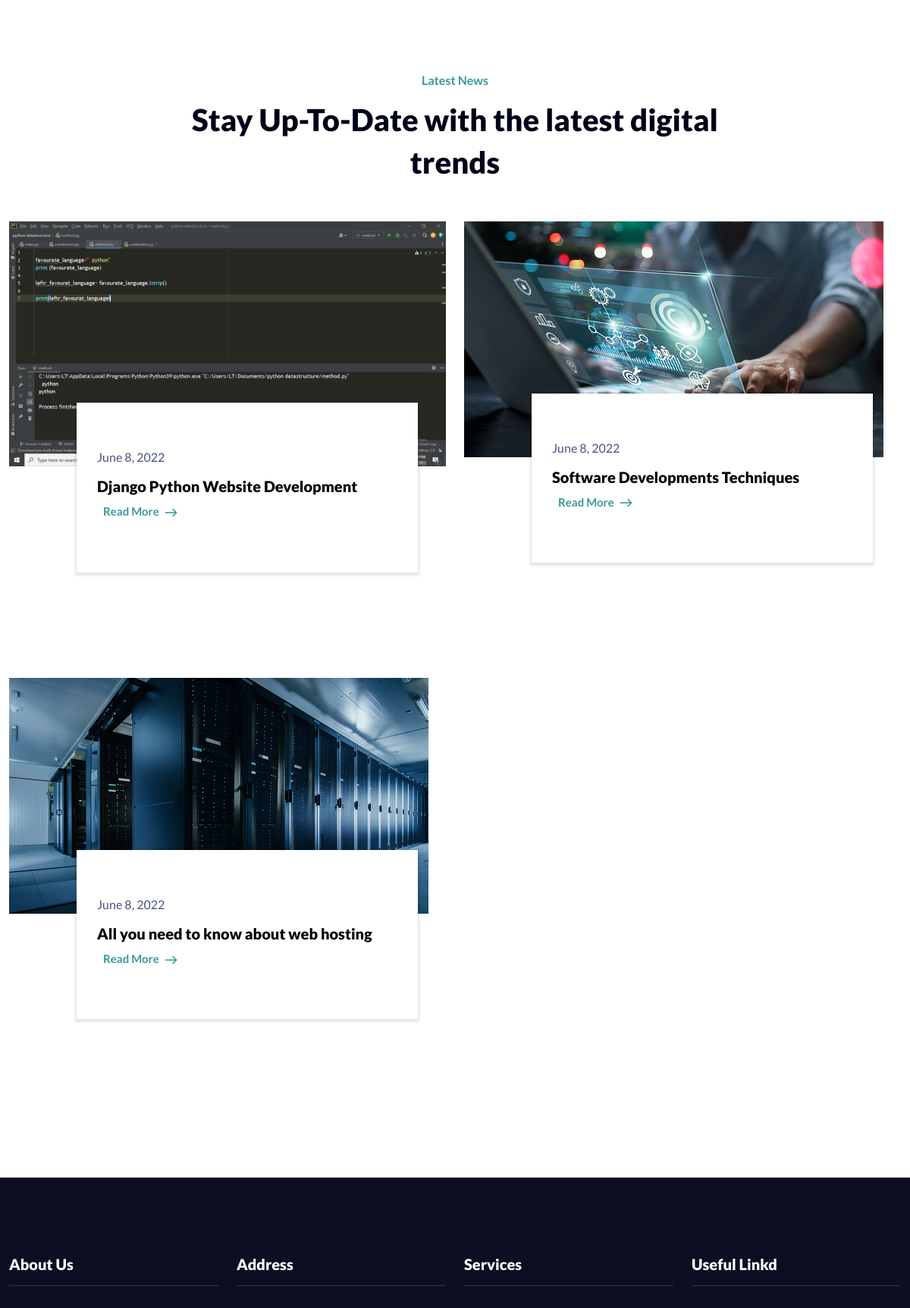
Before: / (middle part) with the older database file.
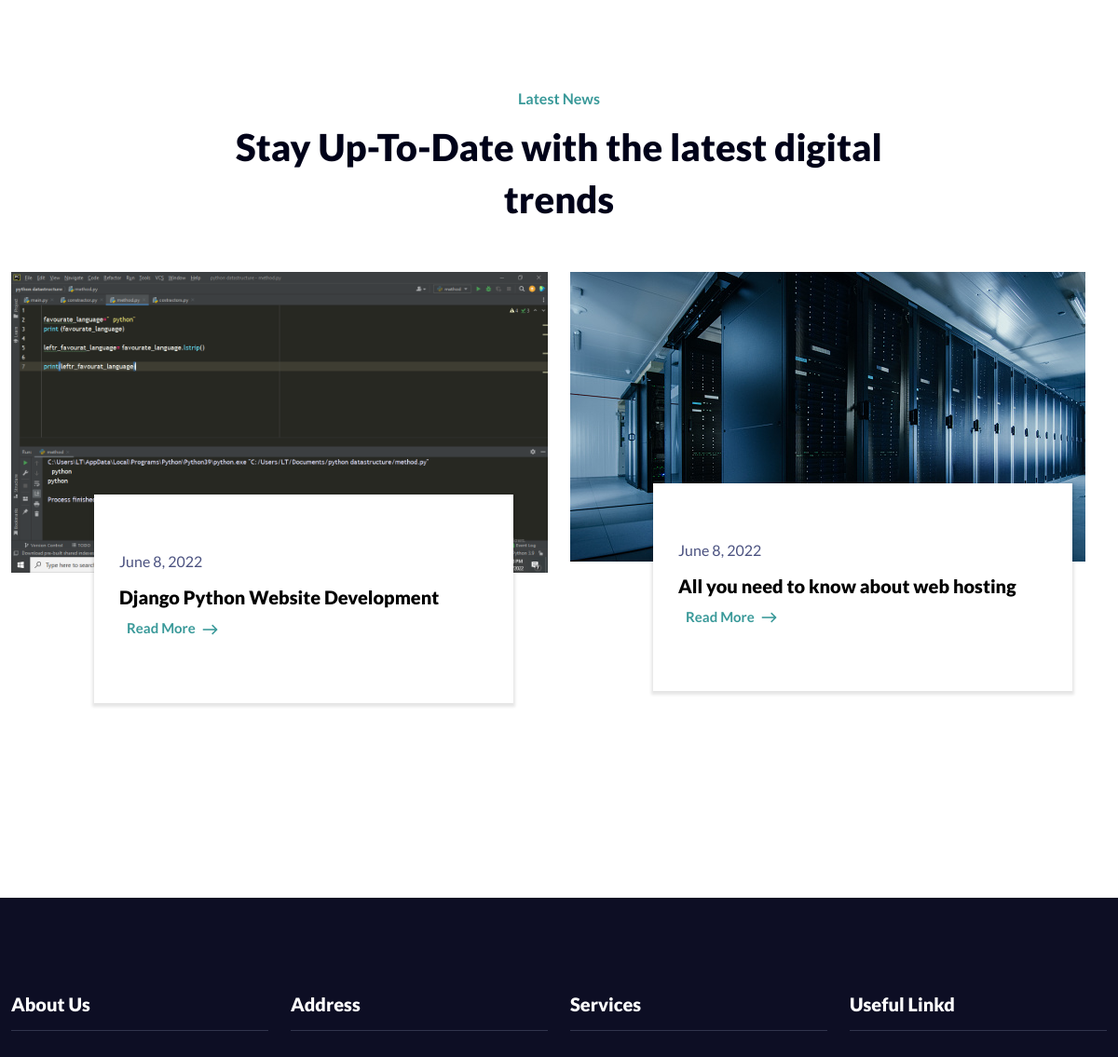
After: the same page with the newer database file.
### mifumoweb/models.py (models this page shows, shortened)
class Article(models.Model):
    title = models.CharField(max_length = 150, null=True)
    slug = models.SlugField(max_length = 50, null=True)
    description = models.TextField()
    date = models.DateField(auto_now=True,)
    image = models.ImageField(upload_to='images/', null=True)
    def get_absolute_url(self):
        return reverse('article_detail', kwargs={'slug': self.slug})

### mifumoweb/views.py (the view)
# urls.py: path('',IndexPage.as_view(), name='indexpage'),
class IndexPage(ListView):
    template_name='index.html'
    model=Article
    model=Service
    def get_context_data(self, **kwargs):
        context= super().get_context_data(**kwargs)
        context['articles']=Article.objects.all()
        context['services']=Service.objects.all()
        return context

### mifumoweb/templates/index.html (shortened to what this page needs)
{% extends 'base.html' %}
{% load static %}
{% block contents %}
<section class="blog-area pt-100 pb-70">
    <div class="container">
        <div class="section-title">
            <span>Latest News</span>
            <h2>Stay Up-To-Date with the latest digital trends</h2>
        </div>
        <div class="row">
           {% for article in articles %}
           <div class="col-lg-6 col-md-6">
            <div class="single-blog">
                <div class="blog-img">
                    <a href="blog-details.html">
                        <img src="{{article.image.url}}" alt="">
                    </a>
                </div>
                <div class="blog-content">
                    <span>{{article.date}}</span>
                    <h3><a href="{{ article.get_absolute_url }}">{{article.title}}</a></h3>
                    <a href="{{article.get_absolute_url}}" class="read-more m-2">
                        Read More
                        <i class="flaticon-right-arrow"></i>
                    </a>
                </div>
            </div>
        </div>
           {% endfor %}
        </div>
    </div>
</section>
{% endblock  %}

Changed rows visible on the page:
removed Article: image (picture), date "June 8, 2022", title "Software Developments Techniques"
